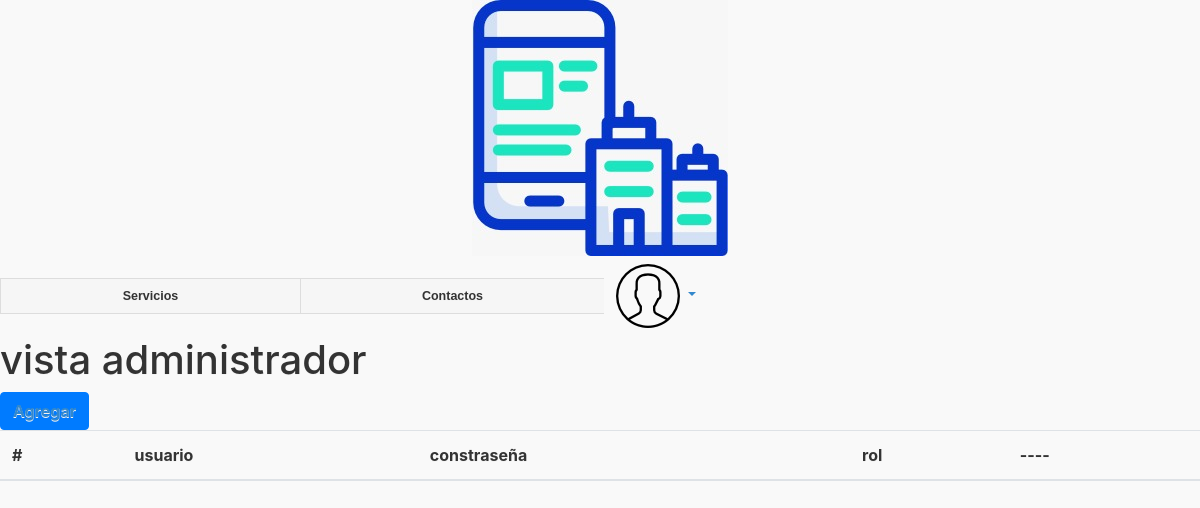
Before: /index.php/principal/home_admin with the older database file.
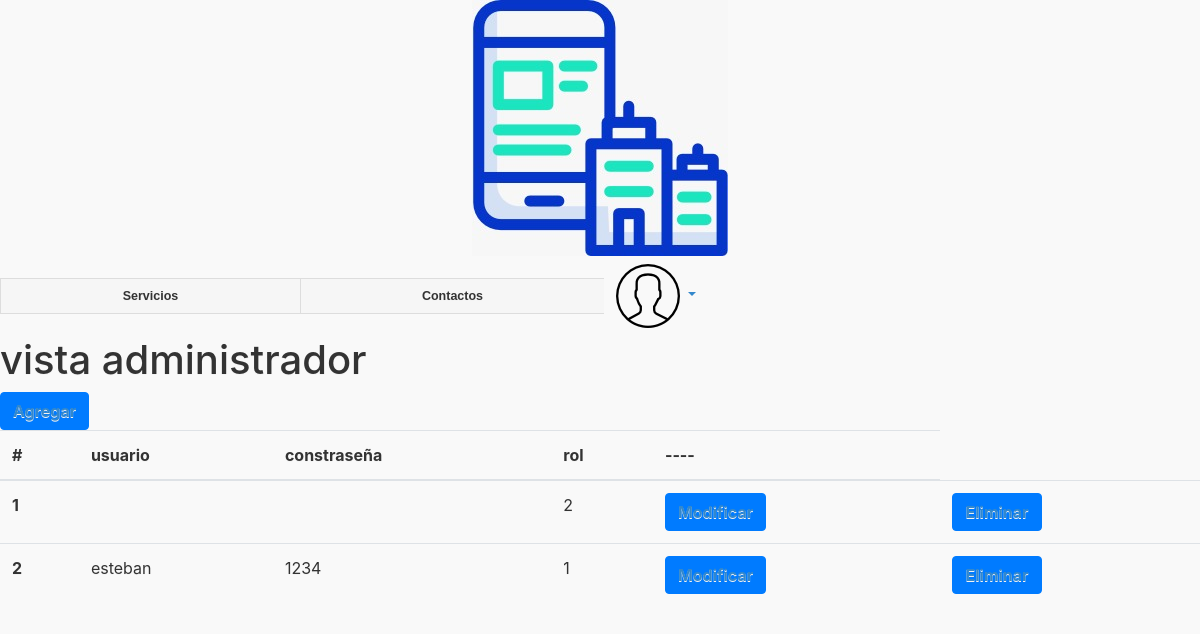
After: the same page with the newer database file.
### tables this page shows
CREATE TABLE `usuario` (
  `id` int(11) NOT NULL,
  `usuario` varchar(50) DEFAULT NULL,
  `contrasena` varchar(50) DEFAULT NULL,
  `rol` int(11) DEFAULT NULL
);

### application/controllers/principal.php (called while the page is built, shortened)
<?php
class principal extends CI_Controller {
    function __construct(){
            $this->load->model('model_ingreso');
      }
    public function home_admin(){
		$result['usuari']=$this->model_ingreso->consultaUsusarios();
		$this->load->view('view_menu');
		$this->load->view('view_admi',$result);
	}
}
?>

### index.php (called while the page is built, shortened)
<?php
require_once BASEPATH.'core/CodeIgniter.php';

### application/models/model_ingreso.php (called while the page is built, shortened)
<?php
class model_ingreso extends CI_Model {
  public function consultaUsusarios(){
    $sql="SELECT * from usuario";
    $query=$this->db->query($sql);
    return $query->result();
  }
}

### application/views/view_admi.php (the view, shortened to what this page needs)
<!doctype html>
<html lang="en">
  <head>
    <link rel="stylesheet" href="https://stackpath.bootstrapcdn.com/bootstrap/4.1.3/css/bootstrap.min.css">
  </head>
  <body>
    <h1>vista administrador</h1>
    <a href="#" class="btn btn-primary"
      data-toggle="modal" data-target="#mAgregar">Agregar</a>
    <table class="table table-hover">
  <thead>
    <tr>
      <th scope="col">#</th>
      <th scope="col">usuario</th>
      <th scope="col">constraseña</th>
      <th scope="col">rol</th>
      <th scope="col">----</th>
    </tr>
  </thead>
  <tbody>
    <?php
      if(!empty($usuari)){
        foreach ($usuari as $fila) {
?>
    <tr>
      <th scope="row"><?php echo $fila->id; ?></th>
      <td><?php echo $fila->usuario; ?></td>
      <td><?php echo $fila->contrasena; ?></td>
      <td><?php echo $fila->rol; ?></td>
      <td><a href="#" class="btn btn-primary"
        data-toggle="modal" data-target="#mModificar<?php echo $fila->id; ?>">Modificar</a> </td>
      <td> <a href="" class="btn btn-primary"
        data-toggle="modal" data-target="#mEliminar<?php echo $fila->id; ?>">Eliminar</a> </td>
    </tr>
    <?php
            }
          }
         ?>
  </tbody>
</table>
  </body>
</html>
  </body>
</html>

### application/views/view_menu.php (shortened to what this page needs)
<!DOCTYPE html>
<html lang="en">
<head>
	<link rel="stylesheet" href="<?php echo base_url(); ?>jquery.mobile/jquery.mobile-1.4.5.min.css">
    <link rel="stylesheet" href="<?php echo base_url(); ?>jquery.mobile/jquery.mobile.structure-1.4.5.min.css">
    <link rel="stylesheet" href="<?php echo base_url(); ?>jquery.mobile/jquery.mobile.icons-1.4.5.min.css">
	<link rel="stylesheet" href="<?php echo base_url(); ?>css/bootstrap.min.css">
</head>
<body>
		<div data-role="main">
			<img src="<?php echo base_url(); ?>imagenes/banner.jpg" class="banner" alt="">
			<div class="ui-grid-a">
				<div class="ui-block-a margin">
					<div data-role="navbar">
						<ul>
							<li>
								<a href="<?php echo base_url(); ?>index.php/inicio/usu_servicios" data-ajax="false">Servicios</a>
							</li>
							<li>
								<a href="<?php echo base_url(); ?>index.php/principal/usu_contacto" data-ajax="false">Contactos</a>
							</li>
						</ul>
					</div>
				</div>
				<div class="ui-block-b">
					<a class="nav-link dropdown-toggle" href="#" id="navbarDropdown" role="button" data-toggle="dropdown" aria-haspopup="true" aria-expanded="false">
         				 <img src="<?php echo base_url(); ?>imagenes/user.png" alt="">
        			</a>
				</div>
			</div>
		</div>
</body>
</html>

### application/views/view_menu.php (style rules this page uses)
.banner { display: block; margin: 0 auto; }
.margin { margin-top: 22px; }

Changed rows visible on the page:
added usuario: id "1", rol "2"
added usuario: id "2", usuario "esteban", contrasena "1234", rol "1"
